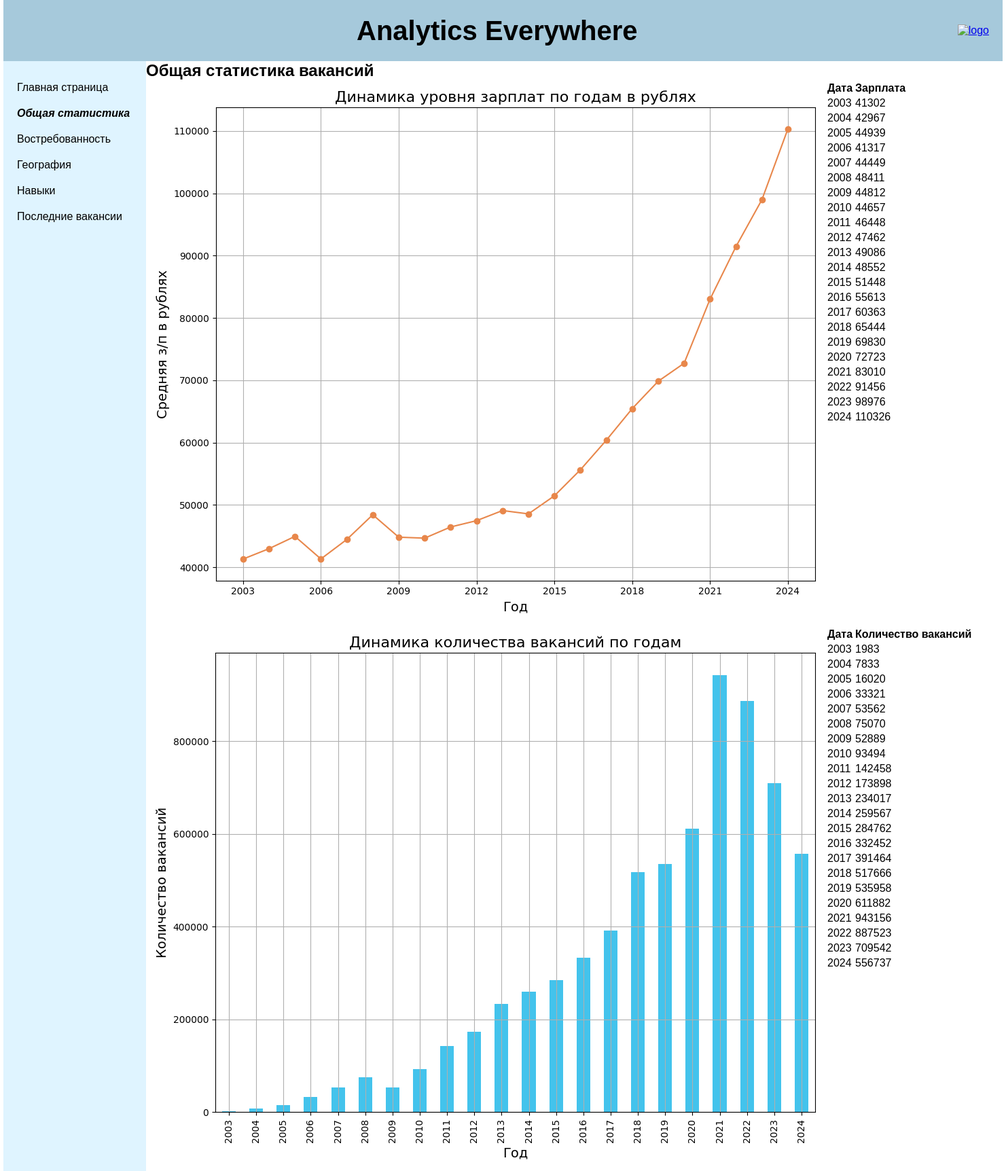
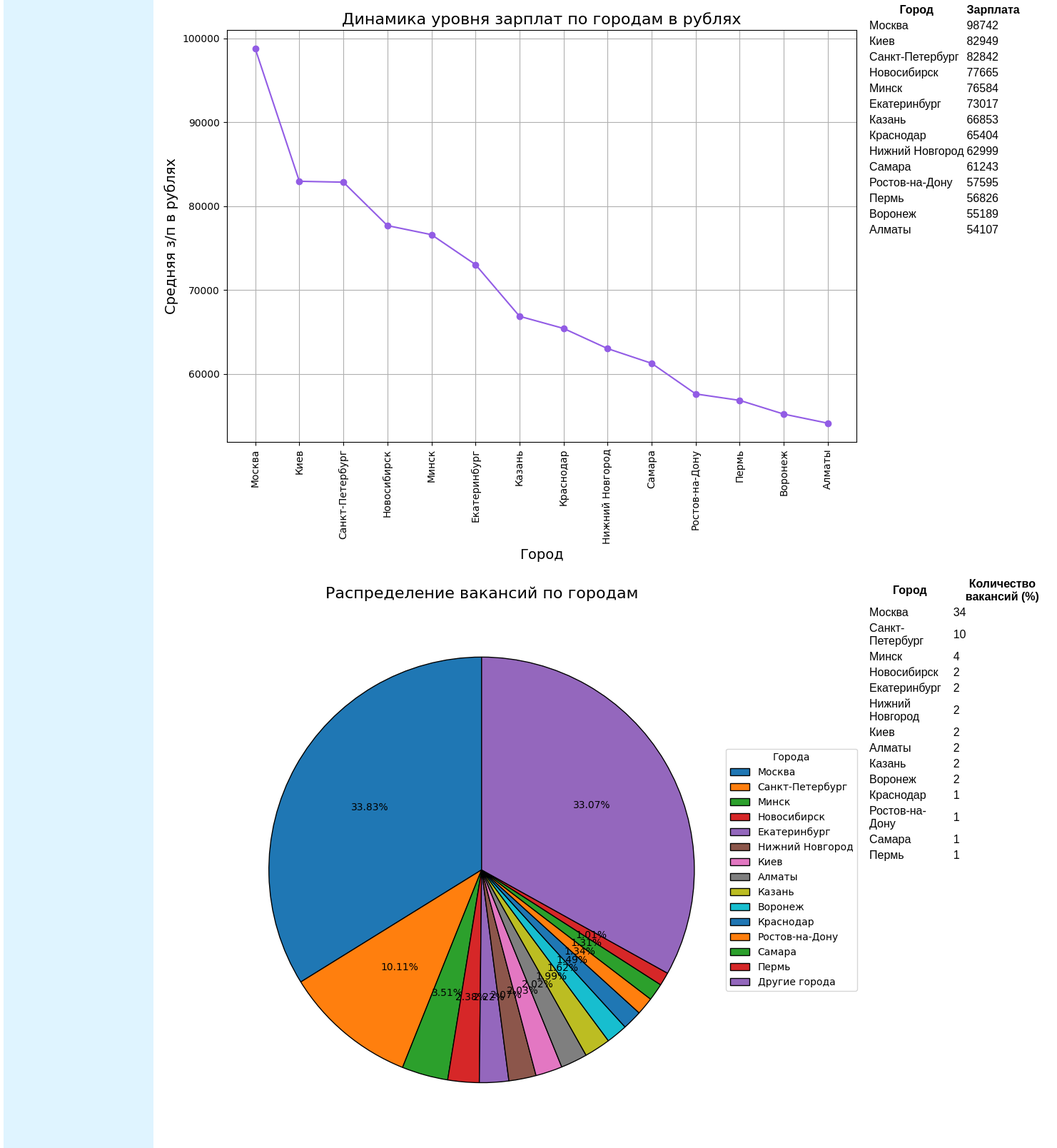
Screenshot of /general_stats/ (upper part) with the database file from the repository (2 pictures, top to bottom).
### my_project_app/models.py (models this page shows, shortened)
class GraphPicture(models.Model):
    current_graph = models.ImageField('График', upload_to='')
    graph_name = models.CharField('Название графика', max_length=255)
    class Meta:
        db_table = 'graphs'

class AllStatsSalaryCity(models.Model):
    salary = models.FloatField('Зарплата', null=True, blank=True)
    city = models.CharField('Город', max_length=255)
    class Meta:
        db_table = 'all_stats_salary_city'

class AllStatsVacanciesCity(models.Model):
    vacancies_count = models.IntegerField('Количество вакансий', null=True, blank=True)
    city = models.CharField('Город', max_length=255)
    class Meta:
        db_table = 'all_stats_vacancies_city'

### my_project_app/views.py (the view)
# urls.py: path('general_stats/', views.general_stats_page, name='general_stats'),
def general_stats_page(request):
    salary_year = AllStatsSalaryYear.objects.all()
    remade_salary_year = [{'date': int(float(row.date)), 'salary': int(row.salary)} for row in salary_year]
    vacancies_year = AllStatsVacanciesYear.objects.all()
    remade_vacancies_year = [{'date': int(float(row.date)), 'vacancies_count': row.vacancies_count} for row in vacancies_year]
    salary_city = AllStatsSalaryCity.objects.all()
    remade_salary_city = [{'city': row.city, 'salary': int(row.salary)} for row in salary_city]
    vacancies_city = AllStatsVacanciesCity.objects.all()
    remade_vacancies_city = [{'city': row.city, 'vacancies_count': row.vacancies_count} for row in vacancies_city]
    top_skills = AllStatsTopSkills.objects.all()
    remade_top_skills = [{'current_skill': row.current_skill, 'skill_count': row.skill_count,
                          'date': int(float(row.date))} for row in top_skills]
    photo_salary_year = GraphPicture.objects.get(graph_name = 'Динамика уровня зарплат по годам')
    photo_vacancies_year = GraphPicture.objects.get(graph_name = 'Динамика количества вакансий по годам')
    photo_salary_city = GraphPicture.objects.get(graph_name = 'Уровень зарплат по городам')
    photo_vacancies_city = GraphPicture.objects.get(graph_name = 'Доля вакансий по городам')
    photo_top_skills = GraphPicture.objects.get(graph_name = 'ТОП-20 навыков по годам')
    return render(request, 'general_stats.html', {
        'salary_year': remade_salary_year,
        'vacancies_year': remade_vacancies_year,
        'salary_city': remade_salary_city,
        'vacancies_city': remade_vacancies_city,
        'top_skills': remade_top_skills,
        'photo_salary_year': photo_salary_year,
        'photo_vacancies_year': photo_vacancies_year,
        'photo_salary_city': photo_salary_city,
        'photo_vacancies_city': photo_vacancies_city,
        'photo_top_skills': photo_top_skills
    })

### templates/general_stats.html (shortened to what this page needs)
{% load static %}
<!DOCTYPE html>
<html lang="ru">
<head>
    <link rel="stylesheet" href="{% static 'css/style.css' %}?v={% now 'U' %}">
</head>
<body>
    <header>
        <h1>Analytics Everywhere</h1>
        <a href="{% url 'index' %}"><img src="{% static 'img/logo.png' %}" alt="logo"></a>
    </header>
    <main>
    <nav>
        <a class="main-navigation" href="{% url 'index' %}">Главная страница</a>
        <a class="main-navigation active" href="{% url 'general_stats' %}">Общая статистика</a>
        <a class="main-navigation" href="{% url 'relevance' %}">Востребованность</a>
        <a class="main-navigation" href="{% url 'geography' %}">География</a>
        <a class="main-navigation" href="{% url 'top_skills' %}">Навыки</a>
        <a class="main-navigation" href="{% url 'last_vacancies' %}">Последние вакансии</a>
    </nav>
    <article class="content">
        <h2>
            Общая статистика вакансий
        </h2>
        <div class="one-part">
            <div class="flex-box">
                <div class="photo">
                    <img src="{{ photo_salary_year.current_graph.url }}" alt="{{ photo_salary_year.graph_name }}">
                </div>
                <div class="table">
                    <table>
                        <thead>
                        <tr>
                            <th>Дата</th>
                            <th>Зарплата</th>
                        </tr>
                        </thead>
                        <tbody>
                            {% for row in salary_year %}
                                <tr>
                                    <td>{{ row.date }}</td>
                                    <td>{{ row.salary }}</td>
                                </tr>
                            {% endfor %}
                        </tbody>
                    </table>
                </div>
            </div>
        </div>
        <div class="one-part">
            <div class="flex-box">
                <div class="photo">
                    <img src="{{ photo_vacancies_year.current_graph.url }}" alt="{{ photo_vacancies_year.graph_name }}">
                </div>
                <div class="table">
                    <table>
                        <thead>
                        <tr>
                            <th>Дата</th>
                            <th>Количество вакансий</th>
                        </tr>
                        </thead>
                        <tbody>
                            {% for row in vacancies_year %}
                                <tr>
                                    <td>{{ row.date }}</td>
                                    <td>{{ row.vacancies_count }}</td>
                                </tr>
                            {% endfor %}
                        </tbody>
                    </table>
                </div>
            </div>
        </div>
        <div class="one-part">
            <div class="flex-box">
                <div class="photo">
                    <img src="{{ photo_salary_city.current_graph.url }}" alt="{{ photo_salary_city.graph_name }}">
                </div>
                <div class="table">
                    <table>
                        <thead>
                        <tr>
                            <th>Город</th>
                            <th>Зарплата</th>
                        </tr>
                        </thead>
                        <tbody>
                            {% for row in salary_city %}
                                <tr>
                                    <td>{{ row.city }}</td>
                                    <td>{{ row.salary }}</td>
                                </tr>
                            {% endfor %}
                        </tbody>
                    </table>
                </div>
            </div>
        </div>
        <div class="one-part">
            <div class="flex-box">
                <div class="photo">
                    <img src="{{ photo_vacancies_city.current_graph.url }}" alt="{{ photo_vacancies_city.graph_name }}">
                </div>
                <div class="table">
                    <table>
                        <thead>
                        <tr>
                            <th>Город</th>
                            <th>Количество вакансий (%)</th>
                        </tr>
                        </thead>
                        <tbody>
                            {% for row in vacancies_city %}
                                <tr>
                                    <td>{{ row.city }}</td>
                                    <td>{{ row.vacancies_count }}</td>
                                </tr>
                            {% endfor %}
                        </tbody>
                    </table>
                </div>
            </div>
        </div>
    </article>
    </main>
</body>
</html>

### static/css/style.css (style rules this page uses)
body, html { margin: 0; padding: 0; font-family: sans-serif; min-height: 100vh; width: 1471px; margin: auto; }
header { display: flex; justify-content: space-between; align-items: center; height: 90px; background-color: #a6c9db; padding: 0 20px; }
header h1 { margin: 0; font-size: 40px; padding-left: 500px; }
header img { height: 70px; }
body { display: flex; flex-direction: column; }
nav { flex-basis: 170px; flex-shrink: 0; background-color: #dff4ff; padding: 20px; }
nav a.main-navigation { display: block; padding: 10px 0; text-decoration: none; color: black; }
main { display: flex; flex-grow: 1; }
h2 { margin: 0; padding: 0; }
.active { font-weight: bold; font-style: italic; }
.flex-box { display: flex; }

### rows the page displays
GraphPicture: current_graph (picture)
GraphPicture: current_graph (picture)
GraphPicture: current_graph (picture)
AllStatsSalaryCity: city "Москва"
AllStatsSalaryCity: city "Киев"
AllStatsSalaryCity: city "Санкт-Петербург"
AllStatsSalaryCity: city "Новосибирск"
AllStatsSalaryCity: city "Минск"
AllStatsSalaryCity: city "Екатеринбург"
AllStatsSalaryCity: city "Казань"
AllStatsSalaryCity: city "Краснодар"
AllStatsSalaryCity: city "Нижний Новгород"
AllStatsSalaryCity: city "Самара"
AllStatsSalaryCity: city "Ростов-на-Дону"
AllStatsSalaryCity: city "Пермь"
AllStatsSalaryCity: city "Воронеж"
AllStatsSalaryCity: city "Алматы"
GraphPicture: current_graph (picture)
AllStatsVacanciesCity: city "Москва"
AllStatsVacanciesCity: city "Санкт-Петербург"
AllStatsVacanciesCity: city "Минск"
AllStatsVacanciesCity: city "Новосибирск"
AllStatsVacanciesCity: city "Екатеринбург"
AllStatsVacanciesCity: city "Нижний Новгород"
AllStatsVacanciesCity: city "Киев"
AllStatsVacanciesCity: city "Алматы"
AllStatsVacanciesCity: city "Казань"
AllStatsVacanciesCity: city "Воронеж"
AllStatsVacanciesCity: city "Краснодар"
AllStatsVacanciesCity: city "Ростов-на-Дону"
AllStatsVacanciesCity: city "Самара"
AllStatsVacanciesCity: city "Пермь"

### other values shown
{{ row.date }} "2003" "2004" "2005" "2006" "2007" "2008" "2009" "2010" "2011" "2012" "2013" "2014" "2015" "2016" "2017" "2018" "2019" "2020" "2021" "2022" "2023" "2024"
{{ row.salary }} "41302" "42967" "44939" "41317" "44449" "48411" "44812" "44657" "46448" "47462" "49086" "48552" "51448" "55613" "60363" "65444" "69830" "72723" "83010" "91456" "98976" "110326"
{{ row.vacancies_count }} "1983" "7833" "16020" "33321" "53562" "75070" "52889" "93494" "142458" "173898" "234017" "259567" "284762" "332452" "391464" "517666" "535958" "611882" "943156" "887523" "709542" "556737"
{{ row.salary }} "98742" "82949" "82842" "77665" "76584" "73017" "66853" "65404" "62999" "61243" "57595" "56826" "55189" "54107"
{{ row.vacancies_count }} "34" "10" "4" "2" "2" "2" "2" "2" "2" "2" "1" "1" "1" "1"
